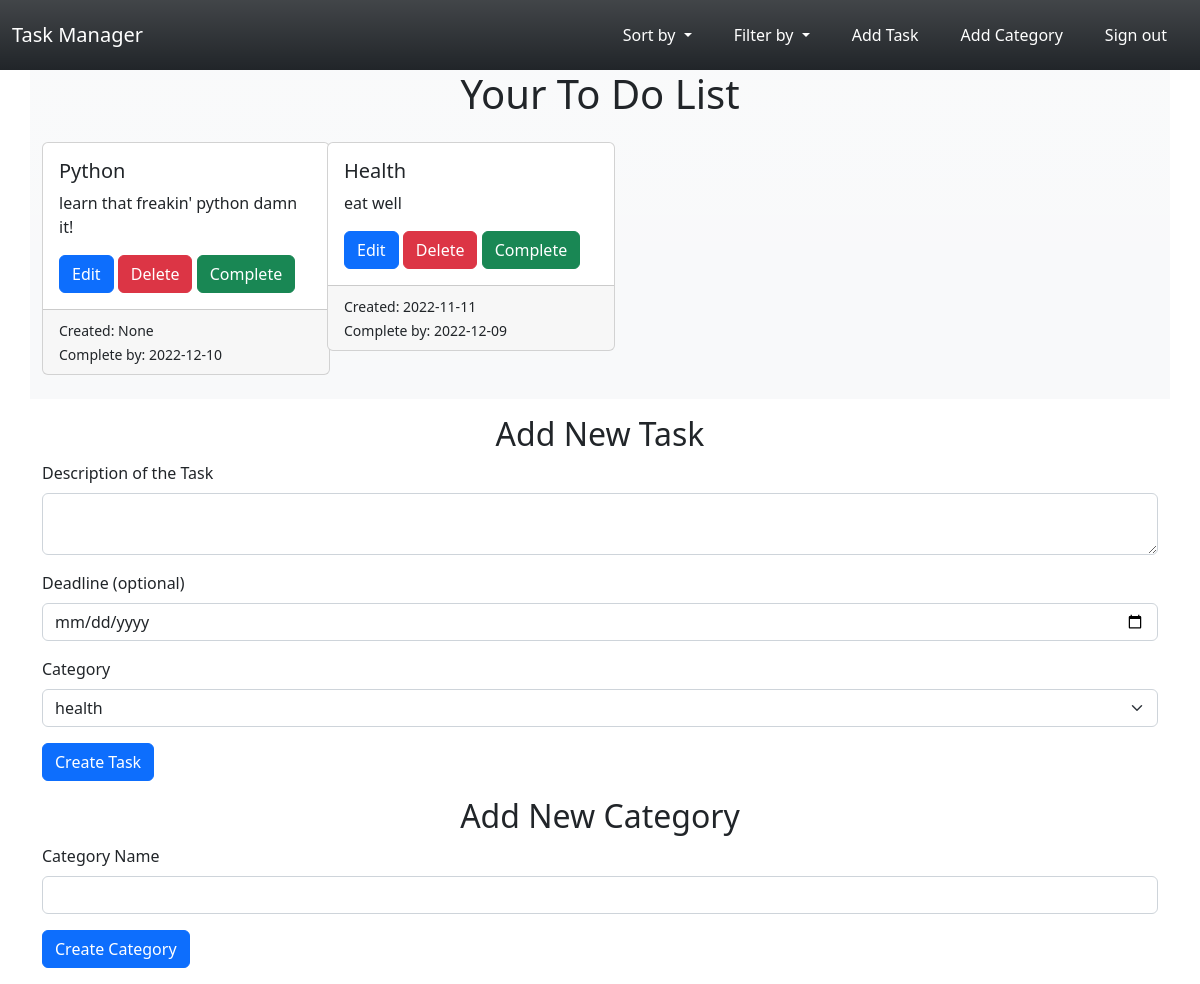
Screenshot of /?sort=deadline (signed in) with the database file from the repository.
### todo/models.py (models this page shows)
class ToDo(db.Model):
    id = db.Column(db.Integer, primary_key=True)
    description = db.Column(db.String(500))
    is_completed = db.Column(db.Boolean, default=False)
    create_date = db.Column(db.Date, default=datetime.date.today())
    deadline = db.Column(db.Date)
    category_id = db.Column(db.Integer, db.ForeignKey("category.id"))
    user_id = db.Column(db.Integer, db.ForeignKey("user.id"))

class Category(db.Model):
    id = db.Column(db.Integer, primary_key=True)
    name = db.Column(db.String(250), unique=True, nullable=False)
    todos = db.relationship("ToDo", backref="category", lazy="joined")

### todo/routes.py (the view, shortened to what this page needs)
@app.route("/")
def home():
    tasks = db.session.query(ToDo).filter_by(
        user_id=current_user.get_id())
    if 'sort' in request.args.keys():
        if request.args['sort'] == 'deadline':
            tasks = tasks.order_by(ToDo.deadline.desc())
        elif request.args['sort'] == 'create_date':
            tasks = tasks.order_by(ToDo.create_date.desc())
        elif request.args['sort'] == 'completed':
            tasks = tasks.order_by(ToDo.is_completed.desc())
        elif request.args['sort'] == 'not completed':
            tasks = tasks.order_by(ToDo.is_completed.asc())
    else:
        tasks = tasks.order_by(ToDo.category_id)
    task_form = CreateTaskForm()
    task_form.category.choices = get_categories()
    category_form = CreateCategoryForm()
    return render_template("home.html", tasks=tasks,
                           task_form=task_form, category_form=category_form)

### todo/forms.py (shortened to what this page needs)
class CreateTaskForm(FlaskForm):
    description = TextAreaField("Description of the Task",
                                validators=[DataRequired()])
    category = SelectField("Category", choices=get_categories(),
                           coerce=int)
    deadline = DateField("Deadline (optional)", validators=[Optional()])
    submit = SubmitField("Create Task")

class CreateCategoryForm(FlaskForm):
    name = StringField("Category Name", validators=[DataRequired()])
    submit = SubmitField("Create Category")

### todo/forms.py (called while the page is built)
def get_categories(current=None):
    try:
        if current:
            choices = [(category.id, category.name)
                       for category in current_user.categories
                       if category.id != current.id]
            choices = [(current.id, current.name)] + choices
        else:
            choices = [(category.id, category.name)
                       for category in current_user.categories]
        choices.append((0, ""))
        return choices
    except AttributeError:
        return 0, ""

### todo/routes.py (called while the page is built)
@login_manager.user_loader
def load_user(user_id):
    user = User.query.get(user_id)
    return user

### todo/templates/home.html (shortened to what this page needs)
{% extends "index.html" %}
{% block content %}
{% if current_user.is_authenticated %}
<div class="container justify-content-center bg-light bg-gradient">
    <div class="row">
        <div class="text-center">
            <h1>Your To Do List</h1>
        </div>
    </div>
    <div class="row mt-3">
        {% for task in tasks %}
        <div class="col-lg-3 col-md-6 mb-4">
            <div class="card" style="width: 18rem;">
              <div class="card-body {% if task.is_completed %} bg-success {% endif %}">
                <h5 class="card-title">{{ task.category.name|title() }}</h5>
                <p class="card-text">{{ task.description }}</p>
                 {% if not task.is_completed %}
                <a href="{{ url_for('update_task', task_id=task.id) }}" class="btn btn-primary">Edit</a>
                <a href="{{ url_for('delete_task', task_id=task.id) }}" class="btn btn-danger">Delete</a>
                <a href="{{ url_for('complete_task', task_id=task.id) }}" class="btn btn-success">Complete</a>
                 {% else %}
                <a href="{{ url_for('delete_task', task_id=task.id) }}" class="btn btn-danger">Delete</a>
                <a href="{{ url_for('complete_task', task_id=task.id) }}" class="btn btn-warning">Not Complete</a>
                 {% endif %}
              </div>
                <div class="card-footer">
                 <small class="text-start">Created: {{ task.create_date }}</small><br>
                 <small class="text-end">Complete by: {% if task.deadline %}{{ task.deadline }} {%endif %} </small>
                </div>
            </div>
        </div>
    {% endfor %}
    </div>
</div>
<div class="container mt-3">
    <div class="container text-center">
        <h2>Add New Task</h2>
    </div>
    <form method="POST" action="{{ url_for('add_task') }}">
        <div class="mb-3">
            {{ task_form.description.label(class="form-label") }}
            {% if task_form.errors.description %}
                {{ task_form.description(size=20, class="form-control is-invalid") }}
            {% else %}
                {{ task_form.description(size=20, class="form-control") }}
            {% endif %}
        </div>
        <div class="mb-3">
            {{ task_form.deadline.label(class="form-label") }}
            {{ task_form.deadline(class="form-control") }}
        </div>
        <div class="mb-3">
            {{ task_form.category.label(class="form-label") }}
            {{ task_form.category(class="form-select") }}
        </div>
        <div class="mb-3">
            {{ task_form.submit(class="btn btn-primary") }}
        </div>
    </form>
</div>
<div class="container mt-3">
    <div class="container text-center">
        <h2>Add New Category</h2>
    </div>
    <form method="POST" action="{{ url_for('add_category') }}">
        <div class="mb-3">
            {{ category_form.name.label(class="form-label") }}
            {% if category_form.errors.name %}
                {{ category_form.name(size=20, class="form-control is-invalid") }}
            {% else %}
                {{ category_form.name(size=20, class="form-control") }}
            {% endif %}
        </div>
        <div class="mb-3">
            {{ category_form.submit(class="btn btn-primary") }}
        </div>
    </form>
</div>
{% else %}
<div class="container text-center">
    <p>Please log in to use the app.</p>
</div>
{% endif %}
{% endblock %}

### rows the page displays
ToDo: category.name "Python", description "learn that freakin' python damn it!", create_date "None", deadline "2022-12-10"
ToDo: category.name "Health", description "eat well", create_date "2022-11-11", deadline "2022-12-09"

### other values shown
{{ task_form.description.label(class="form-label") }} "Description of the Task"
{{ task_form.deadline.label(class="form-label") }} "Deadline (optional)"
{{ task_form.category.label(class="form-label") }} "Category"
{{ category_form.name.label(class="form-label") }} "Category Name"
